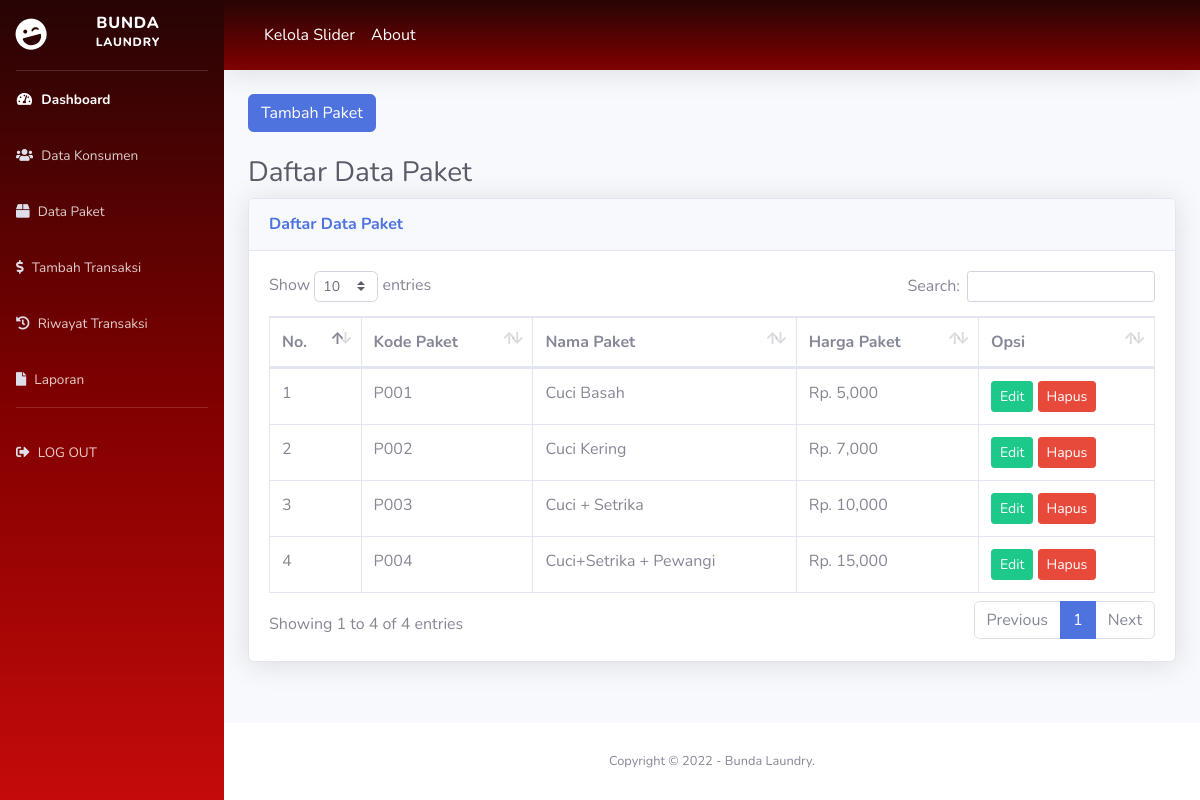
/index.php/paket, run on the app's committed database.
### tables this page shows
CREATE TABLE `paket` (
  `kode_paket` varchar(20) NOT NULL,
  `nama_paket` varchar(50) NOT NULL,
  `harga_paket` varchar(20) NOT NULL
);

### application/controllers/paket.php (called while the page is built, shortened)
<?php
class Paket Extends CI_Controller {
    public function __construct()
    {
        $this->load->model('m_paket');
    }
    public function index()
    {
        $isi['content'] = 'backend/paket/v_paket.php';
        $isi['judul'] = 'Daftar Data Paket';
        $isi['data'] = $this->m_paket->getDataPaket();
        $this->load->view('backend/dashboard', $isi);
    }
}

### index.php (called while the page is built, shortened)
<?php
require_once BASEPATH.'core/CodeIgniter.php';

### application/models/m_paket.php (called while the page is built, shortened)
<?php
class M_paket Extends CI_Model {
    public function getDataPaket()
    {
        return $this->db->get('paket')->result();
    }
}

### application/views/backend/paket/v_paket.php (the view, shortened to what this page needs)
<div class="container-fluid">
    <div class="row">
        <div class="col-md-12">
            <a href="<?= base_url()?>paket/tambah" class="btn btn-primary">Tambah Paket</a> <br><br>
        </div>
    </div>
    <h1 class="h3 mb-2 text-gray-800"><?= $judul;?></h1>
    <div class="card shadow mb-4">
        <div class="card-header py-3">
            <h6 class="m-0 font-weight-bold text-primary"><?= $judul;?></h6>
        </div>
        <div class="card-body">
            <div class="table-responsive">
                <table class="table table-bordered" id="dataTable" width="100%" cellspacing="0">
                <thead>
                    <tr>
                        <th>No.</th>
                        <th>Kode Paket</th>
                        <th>Nama Paket</th>
                        <th>Harga Paket</th>
                        <th>Opsi</th>
                    </tr>
                </thead>
                    <tbody>
                       <?php
                            $no = 1;
                            foreach ($data as $row){?>
                                <tr>
                                    <td><?= $no++;?></td>
                                    <td><?= $row->kode_paket;?></td>
                                    <td><?= $row->nama_paket;?></td>
                                    <td><?= "Rp. ". number_format($row->harga_paket);?></td>
                                    <td>
                                        <a href="<?= base_url()?>paket/edit/<?= $row->kode_paket;?>" class="btn btn-success btn-sm">Edit</a>
                                        <a href="<?= base_url()?>paket/delete/<?= $row->kode_paket;?>" class="btn btn-danger btn-sm" onclick="return confirm('Apakah Anda Yakin Ingin Menghapus ?')">Hapus</a>
                                    </td>
                                </tr>
                         <?php }
                       ?>
                    </tbody>
                </table>
            </div>
        </div>
    </div>
</div>

### data on the page
paket: kode_paket "P001", nama_paket "Cuci Basah", harga_paket "5,000"
paket: kode_paket "P002", nama_paket "Cuci Kering", harga_paket "7,000"
paket: kode_paket "P003", nama_paket "Cuci + Setrika", harga_paket "10,000"
paket: kode_paket "P004", nama_paket "Cuci+Setrika + Pewangi", harga_paket "15,000"

### other printed values
$judul "Daftar Data Paket"
